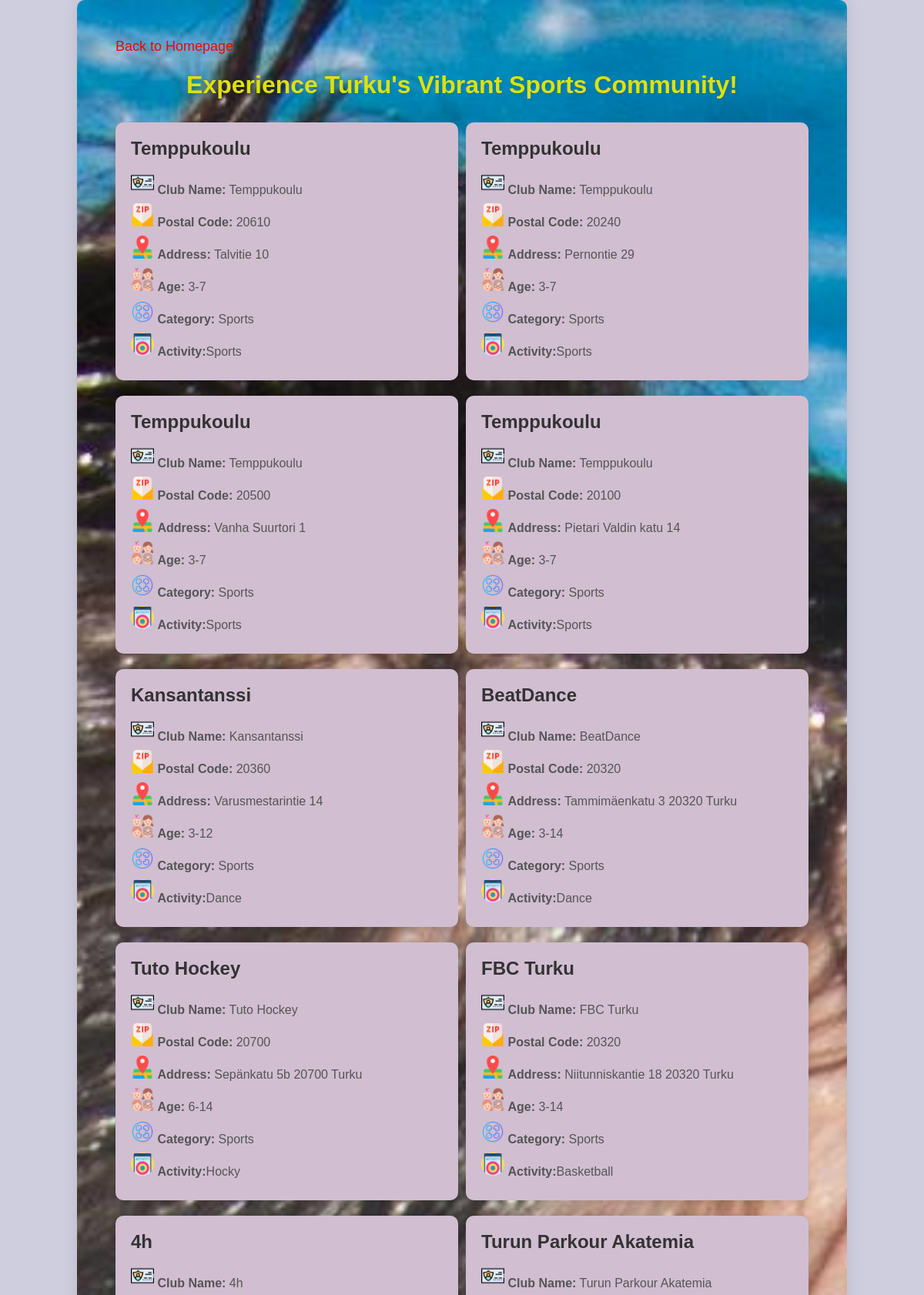
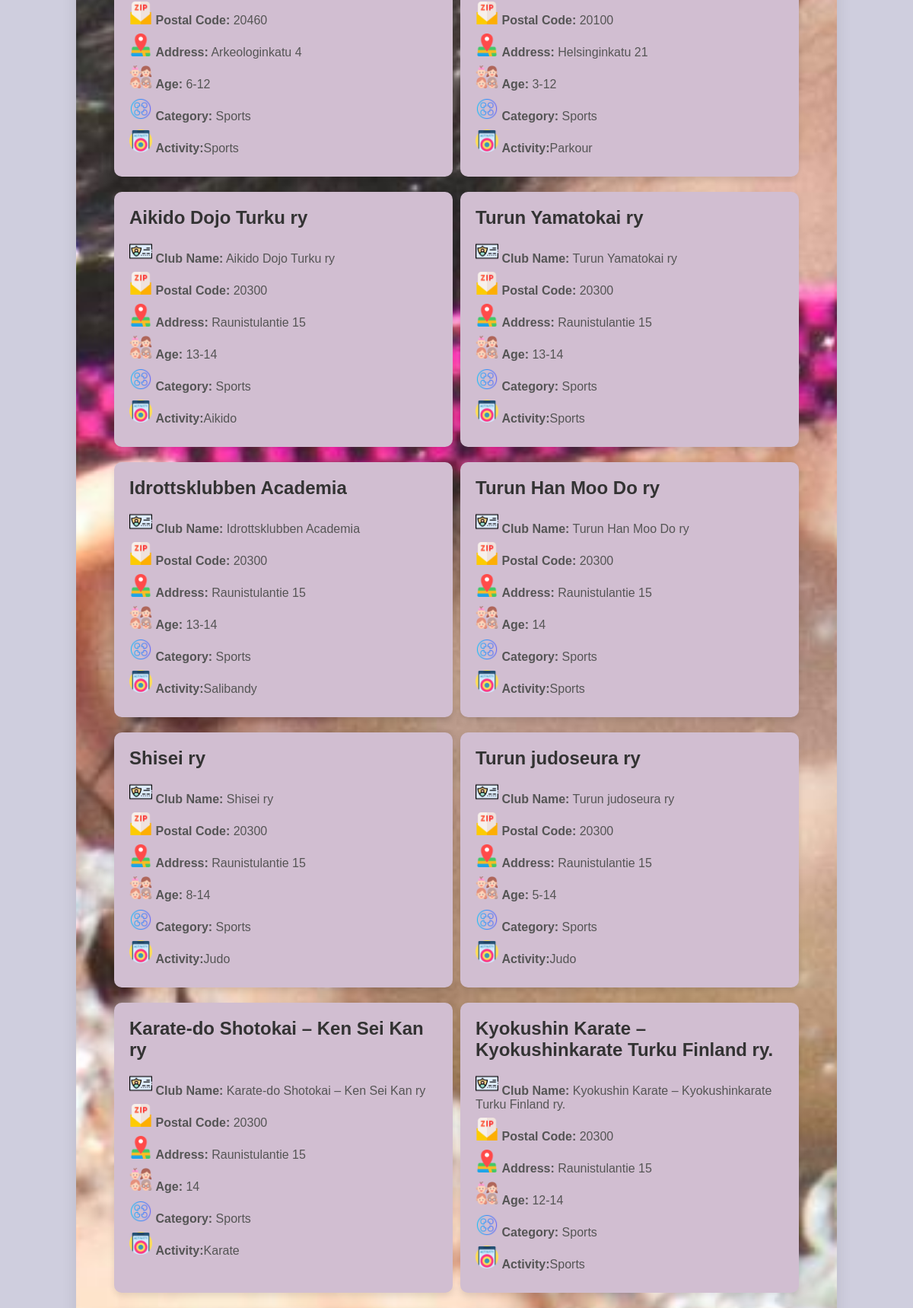
Screenshot of /sports-clubs/ (signed in, upper part) with the database file from the repository (2 pictures, top to bottom).
### hobby_clubs/models.py (models this page shows, shortened)
class Club(models.Model):
    club_name = models.CharField(max_length=100)
    postal_code = models.CharField(max_length=20)
    address = models.CharField(max_length=255)
    age = models.CharField(max_length=20)
    category = models.CharField(max_length=50)
    activity = models.CharField(max_length=100)
    website = models.URLField(max_length=200)
    average_rating = models.DecimalField(max_digits=3, decimal_places=2, default=0.00)

### hobby_clubs/views.py (the view)
# urls.py: path('sports-clubs/', views.sports_clubs, name='sports_clubs'),
@login_required
def sports_clubs(request):
    sports_clubs = Club.objects.filter(category='Sports')
    return render(request, 'hobby_clubs/sports_clubs.html', {'sports_clubs': sports_clubs})

### hobby_clubs/templates/hobby_clubs/sports_clubs.html (shortened to what this page needs)
<!DOCTYPE html>
<html lang="en">
<head>
</head>
<body>
  <div class="container">
    <a href="{% url 'hobby_clubs:index' %}" class="front">Back to Homepage</a>
    <h1>Experience Turku's Vibrant Sports Community!</h1>
    <ul>
      {% for club in sports_clubs %}
      <li>
        <div class="club-name">{{ club.club_name }}</div>
        <div class="club-details">
          <p><img src="/static/images/membership-card.png"> <strong>Club Name:</strong> {{ club.club_name }}</p>
          <p><img src="/static/images/zip-code.png"> <strong>Postal Code:</strong> {{ club.postal_code }}</p>
          <p><img src="/static/images/location-pin.png"> <strong>Address:</strong> {{ club.address }}</p>
          <p><img src="/static/images/age-group.png"> <strong>Age:</strong> {{ club.age }}</p>
          <p><img src="/static/images/categories.png"> <strong>Category:</strong> {{ club.category }}</p>
          <p><img src="/static/images/mobile.png"> <strong>Activity:</strong>{{ club.activity }}</p>
        </div>
      </li>
      {% empty %}
      <li>No clubs available.</li>
      {% endfor %}
    </ul>
  </div>
</body>
</html>

### hobby_clubs/templates/hobby_clubs/sports_clubs.html (style rules this page uses)
body { font-family: 'Comic Sans MS', Tahoma, Geneva, Verdana, sans-serif; margin: 0; padding: 0; background-color: #cfcede; }
a { font-size: 18px; text-decoration: none; right: 10px; }
.front { color: #f00505; }
.container { max-width: 900px; margin: auto; padding: 50px; background-color: rgba(243, 207, 229, 0.8); border-radius: 10px; box-shadow: 0 0 20px rgba(0, 0, 0, 0.1); background-image: url("/static/images/sports.jpg"); background-size: cover; background-position: top; }
h1 { text-align: center; margin-bottom: 30px; color: hsl(61, 88%, 47%); text-shadow: 2px 2px 4px rgba(0, 0, 0, 0.1); }
ul { list-style-type: none; padding: 0; display: flex; flex-wrap: wrap; justify-content: space-between; }
li { width: 45%; background-color: #d1bed1; border-radius: 10px; margin-bottom: 20px; padding: 20px; box-shadow: 0 4px 8px rgba(0, 0, 0, 0.1); position: relative; transition: transform 0.3s ease; }
.club-name { font-weight: bold; font-size: 24px; color: #333; }
.club-details { margin-top: 15px; }
.club-details p { margin: 8px 0; font-size: 16px; color: #555; }
.club-details img { width: 30px; }

### rows the page displays
Club: club_name "Temppukoulu", postal_code "20610", address "Talvitie 10", age "3-7", category "Sports", activity "Sports"
Club: club_name "Temppukoulu", postal_code "20240", address "Pernontie 29", age "3-7", category "Sports", activity "Sports"
Club: club_name "Temppukoulu", postal_code "20500", address "Vanha Suurtori 1", age "3-7", category "Sports", activity "Sports"
Club: club_name "Temppukoulu", postal_code "20100", address "Pietari Valdin katu 14", age "3-7", category "Sports", activity "Sports"
Club: club_name "Kansantanssi", postal_code "20360", address "Varusmestarintie 14", age "3-12", category "Sports", activity "Dance"
Club: club_name "BeatDance", postal_code "20320", address "Tammimäenkatu 3 20320 Turku", age "3-14", category "Sports", activity "Dance"
Club: club_name "Tuto Hockey", postal_code "20700", address "Sepänkatu 5b 20700 Turku", age "6-14", category "Sports", activity "Hocky"
Club: club_name "FBC Turku", postal_code "20320", address "Niitunniskantie 18 20320 Turku", age "3-14", category "Sports", activity "Basketball"
Club: club_name "4h", postal_code "20460", address "Arkeologinkatu 4", age "6-12", category "Sports", activity "Sports"
Club: club_name "Turun Parkour Akatemia", postal_code "20100", address "Helsinginkatu 21", age "3-12", category "Sports", activity "Parkour"
Club: club_name "Aikido Dojo Turku ry", postal_code "20300", address "Raunistulantie 15", age "13-14", category "Sports", activity "Aikido"
Club: club_name "Turun Yamatokai ry", postal_code "20300", address "Raunistulantie 15", age "13-14", category "Sports", activity "Sports"
Club: club_name "Idrottsklubben Academia", postal_code "20300", address "Raunistulantie 15", age "13-14", category "Sports", activity "Salibandy"
Club: club_name "Turun Han Moo Do ry", postal_code "20300", address "Raunistulantie 15", age "14", category "Sports", activity "Sports"
Club: club_name "Shisei ry", postal_code "20300", address "Raunistulantie 15", age "8-14", category "Sports", activity "Judo"
Club: club_name "Turun judoseura ry", postal_code "20300", address "Raunistulantie 15", age "5-14", category "Sports", activity "Judo"
Club: club_name "Karate-do Shotokai – Ken Sei Kan ry", postal_code "20300", address "Raunistulantie 15", age "14", category "Sports", activity "Karate"
Club: club_name "Kyokushin Karate – Kyokushinkarate Turku Finland ry.", postal_code "20300", address "Raunistulantie 15", age "12-14", category "Sports", activity "Sports"
